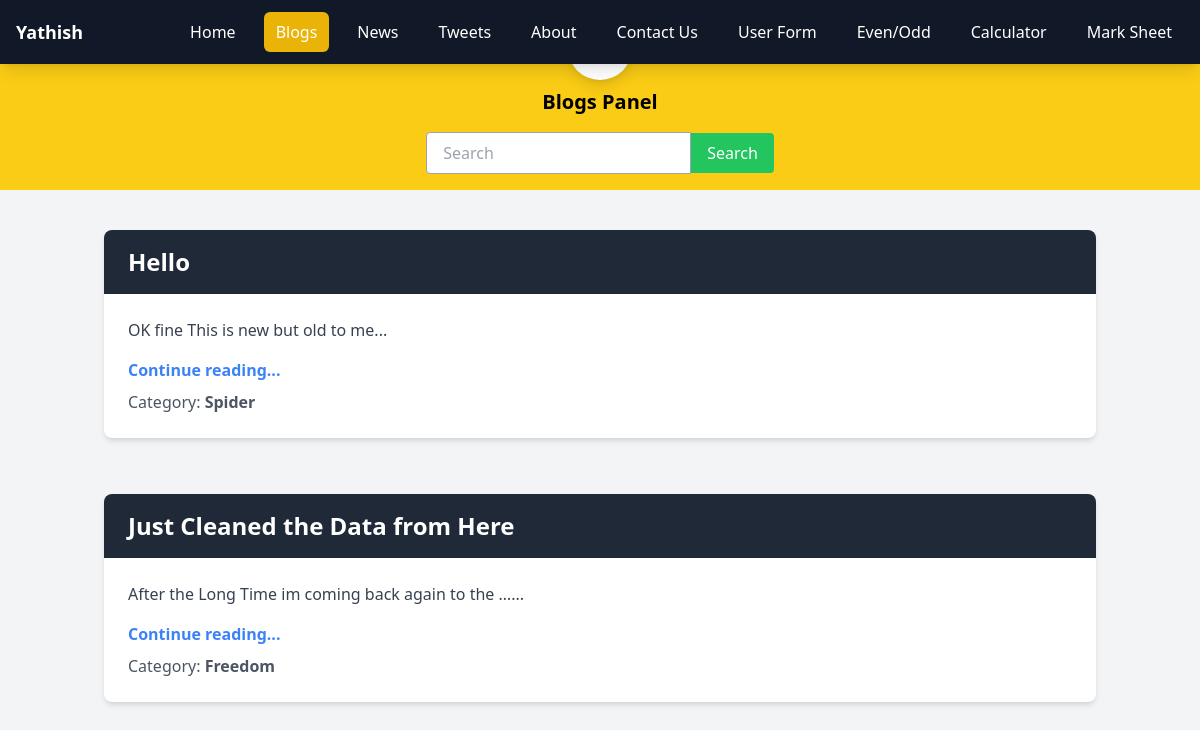
The app's page /blogs/ with its own data.
### service/models.py (models this page shows)
class Blogs(models.Model):
    Title = models.CharField(max_length=50)
    Category = models.CharField(max_length=50)
    Photos = models.ImageField(upload_to='blogs/',max_length=250,null=True,default=None)
    Description = HTMLField()
    slugdata = AutoSlugField(populate_from='Title',unique=True,null=True,default=None)

### dynamic/views.py (the view)
# urls.py: path('blogs/',views.blogs),
def blogs(request):
    data= {
        'user':'Yathish',
        'title':'Blogs Panel'
    }
    blogdata = Blogs.objects.all().order_by('-id')
    if request.method == 'GET':
        so = request.GET.get("searchkey")
        if so != None:
            blogdata = Blogs.objects.filter(Q(Title__icontains=so)|Q(Category__icontains=so)|Q(Description__icontains=so))
    data['blogdata']=blogdata
    return render(request,'blogs.html',data)

### templates/blogs.html (shortened to what this page needs)
{% include "header.html" %}
{% load static %}
<link rel="stylesheet" href="{% static 'css/blogs.css' %}">
<div class="bg-yellow-400 p-4">
    <a href="/blogs/create-blog">
        <div class="flex justify-center items-center">
        </div>
    </a>
    <div class="text-center text-xl font-bold mt-2">
        {{ title }}
    </div>
    <div class="flex justify-center mt-4">
        <form class="flex items-center" method="get">
            <input class="border border-gray-400 rounded-l px-4 py-2 focus:outline-none" name='searchkey' type="text" placeholder="Search" aria-label="Search">
            <button class="bg-green-500 text-white px-4 py-2 rounded-r hover:bg-green-600" type="submit" value="Search">Search</button>
        </form>
    </div>
</div>
{% for n in blogdata %}
<div class="container mx-auto my-6 p-4">
    <div class="bg-white shadow-md rounded-lg overflow-hidden">
        <div class="bg-gray-800 text-white px-6 py-4">
            <h2 class="text-2xl font-semibold">{{ n.Title }}</h2>
        </div>
        <div class="p-6">
            <p class="text-gray-700 mb-4">{{ n.Description | safe | truncatewords:10 }}...</p>
            <p class="text-blue-500 font-semibold">
                <a href="content/{{ n.slugdata }}" class="hover:underline">Continue reading...</a>
            </p>
            <p class="text-gray-600 mt-2">Category: <span class="font-bold">{{ n.Category }}</span></p>
        </div>
    </div>
</div>
{% empty %}
<div class="text-center text-red-500 font-bold text-lg my-6">
    No Result Found
</div>
{% endfor %}

### records on screen
Blogs: Title "Hello", Description "OK fine This is new but old to me", Category "Spider"
Blogs: Title "Just Cleaned the Data from Here", Description "After the Long Time im coming back again to the …", Category "Freedom"

### other values on screen
{{ user }} "Yathish"
{{ title }} "Blogs Panel"
